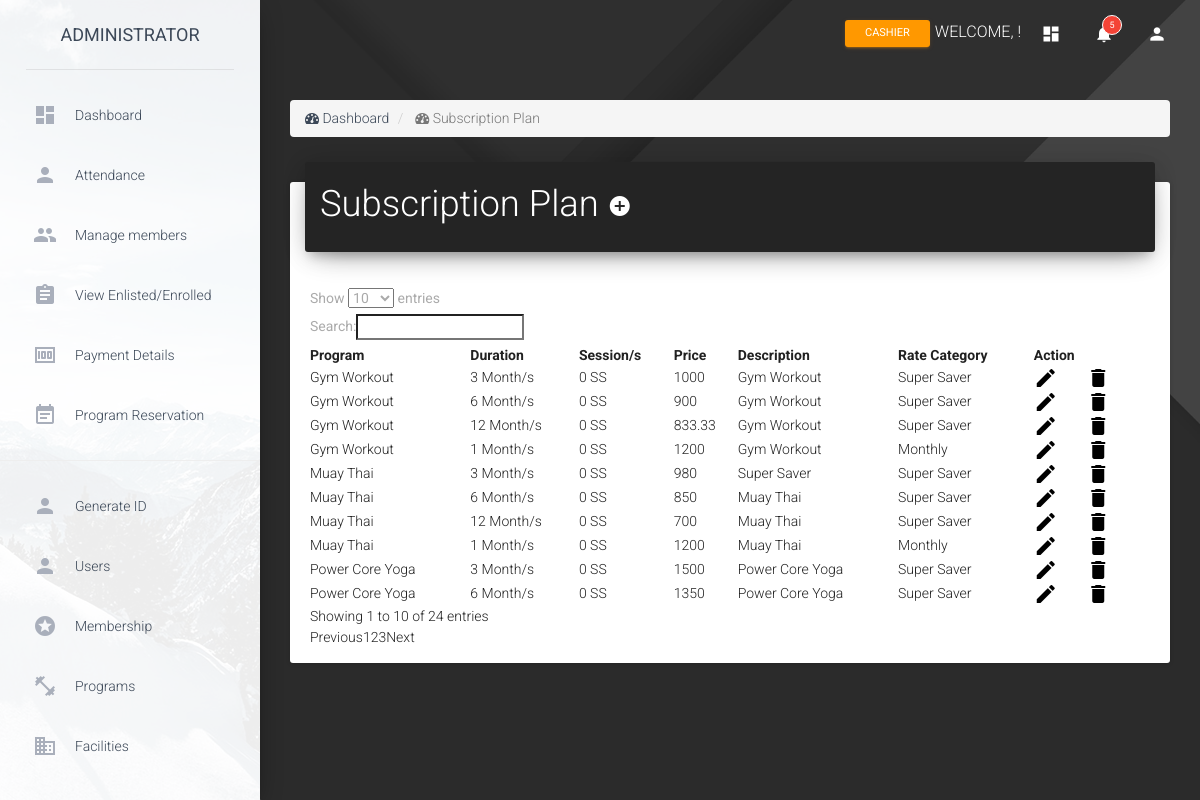
The page /ADMIN/admin_subscription.php on the database its author committed.
### tables this page shows
CREATE TABLE `tbl_subscription` (
  `subscription_id` int(11) NOT NULL,
  `program_id` int(11) NOT NULL,
  `duration` varchar(50) NOT NULL,
  `sessions` int(11) NOT NULL,
  `price` float NOT NULL,
  `description` varchar(100) NOT NULL,
  `rcategory_id` int(11) NOT NULL
);

CREATE TABLE `tbl_program` (
  `program_id` int(11) NOT NULL,
  `programname` mediumtext NOT NULL,
  `programdesc` varchar(20000) NOT NULL,
  `programimage` varchar(10000) NOT NULL,
  `programcolor` varchar(100) NOT NULL
);

CREATE TABLE `tbl_rate_category` (
  `rcategory_id` int(11) NOT NULL,
  `rcategoryname` varchar(1000) NOT NULL,
  `addtosubscription` int(11) NOT NULL
);

### ADMIN/admin_subscription.php (the view, shortened to what this page needs)
<!doctype html>
<html lang="en">
<head>
    <?php include 'head.php'; ?>
    <?php require "add_subscription.php"; require "update_subscription.php"; require "delete_subscription.php";?>
    <link rel="stylesheet" type="text/css" href="//cdnjs.cloudflare.com/ajax/libs/material-design-lite/1.1.0/material.min.css">
    <link rel="stylesheet" type="text/css" href="https://cdn.datatables.net/1.10.16/css/dataTables.material.min.css">
</head>
<body>
    <div class="wrapper" style="background: url('Dark_background_1920x1080.png')
    center top no-repeat; background-size: cover;">
        <?php include 'sidebar.php'; ?>
        <div class="main-panel">
            <?php include 'nav.php'; ?>
            <div class="content">
                <div class="container-fluid">
                    <ol class='breadcrumb'>
                        <li>
                            <i class='fa fa-dashboard'></i> Dashboard
                        </li>
                        <li class='active'>
                            <i class='fa fa-dashboard'></i> Subscription Plan
                        </li>
                    </ol>
                    <div class="card">
                        <div class="card-header" style="background-color: #242424;">
                          <h2 class="title">Subscription Plan
                            <a href ='javascript:;' data-toggle ='modal' data-target ='#addsubscription' title = "add subscription plan"><i class='material-icons' style = 'color:white;'>add_circle</i></a>
                          </h2>
                        </div>
                        <div class="card-content table-responsive">
            <?php
                $display= mysqli_query($conn,"SELECT * FROM tbl_subscription");
                $count =mysqli_num_rows($display);
            ?>
                          <table id="example"class="mdl-data-table" cellspacing="0" width="100%">
                              <thead>
                                  <tr>
                                    <th>Program</th>
                                    <th>Duration</th>
                                    <th>Session/s</th>
                                    <th>Price</th>
                                    <th>Description</th>
                                    <th>Rate Category</th>
                                    <th>Action</th>
                                  </tr>
                              </thead>
                              <tbody>
            <?php
                            if($count > 0 )
                            {
                                while($fetch = mysqli_fetch_array($display))
                                {
                                    $programid = $fetch['program_id'];
                                    $price = $fetch['price'];
                                    $desc = $fetch['description'];
                                    $duration = $fetch['duration'];
                                    $session = $fetch['sessions'];
                                    $cid = $fetch['rcategory_id'];
                                    $id = $fetch['subscription_id'];
                                    $getcat = mysqli_query($conn, "SELECT * FROM tbl_rate_category WHERE rcategory_id = '$cid'");
                                    $getc = mysqli_fetch_array($getcat);
                                    $catname = $getc['rcategoryname'];
                                      $getprog = mysqli_query($conn, "SELECT * FROM tbl_program WHERE program_id = '$programid'");
                                      $get = mysqli_fetch_array($getprog);
                                      $progname = $get['programname'];
            ?>
                                <tr>
                                  <td><?php echo $progname ?></td>
                                  <td><?php echo $duration ?> Month/s</td>
                                  <td><?php echo $session ?> SS</td>
                                  <td><?php echo $price ?></td>
                                  <td><?php echo $desc ?></td>
                                  <td><?php echo $catname ?></td>
                                  <div class="btn-group" role="group" aria-label="...">
                                    <td>
                                      <a href="#edit<?php echo $id;?>" href ="javascript:;" data-toggle ="modal" title = "edit"> <i class="material-icons" style ="padding-right:25px; color:black;">edit</i></a>
                                      <a href="#delete<?php echo $id;?>" href ="javascript:;" data-toggle ="modal" title = "delete"><i class = "material-icons" style = 'color:black;'>delete</i></a>
                                    </td>
                                  </div>
                              </tr>
            <?php
                                  }
            ?>
                                    </tbody>
                                </table>
            <?php
                              }
              ?>
                        </div>
                    </div>
                </div>
            </div>
        </div>
    </div>
</body>
</html>

### rows shown on the page
tbl_subscription: program.programname "Gym Workout", duration "3", sessions "0", price "1000", description "Gym Workout", rcategory.rcategoryname "Super Saver"
tbl_subscription: program.programname "Gym Workout", duration "6", sessions "0", price "900", description "Gym Workout", rcategory.rcategoryname "Super Saver"
tbl_subscription: program.programname "Gym Workout", duration "12", sessions "0", price "833.33", description "Gym Workout", rcategory.rcategoryname "Super Saver"
tbl_subscription: program.programname "Gym Workout", duration "1", sessions "0", price "1200", description "Gym Workout", rcategory.rcategoryname "Monthly"
tbl_subscription: program.programname "Power Core Yoga", duration "3", sessions "0", price "1500", description "Power Core Yoga", rcategory.rcategoryname "Super Saver"
tbl_subscription: program.programname "Power Core Yoga", duration "6", sessions "0", price "1350", description "Power Core Yoga", rcategory.rcategoryname "Super Saver"
tbl_subscription: program.programname "Muay Thai", duration "3", sessions "0", price "980", description "Super Saver", rcategory.rcategoryname "Super Saver"
tbl_subscription: program.programname "Muay Thai", duration "6", sessions "0", price "850", description "Muay Thai", rcategory.rcategoryname "Super Saver"
tbl_subscription: program.programname "Muay Thai", duration "12", sessions "0", price "700", description "Muay Thai", rcategory.rcategoryname "Super Saver"
tbl_subscription: program.programname "Muay Thai", duration "1", sessions "0", price "1200", description "Muay Thai", rcategory.rcategoryname "Monthly"
